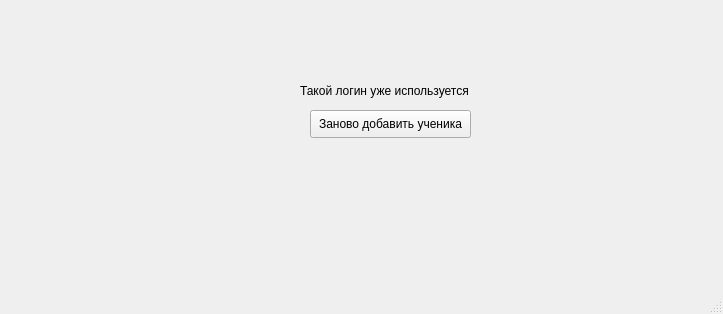
<?xml version="1.0" encoding="UTF-8"?>
<ui version="4.0">
 <class>MainWindow</class>
 <widget class="QMainWindow" name="MainWindow">
  <property name="geometry">
   <rect>
    <x>0</x>
    <y>0</y>
    <width>723</width>
    <height>314</height>
   </rect>
  </property>
  <property name="windowTitle">
   <string>MainWindow</string>
  </property>
  <widget class="QWidget" name="centralwidget">
   <widget class="QLabel" name="label">
    <property name="geometry">
     <rect>
      <x>300</x>
      <y>80</y>
      <width>191</width>
      <height>21</height>
     </rect>
    </property>
    <property name="text">
     <string>Такой логин уже используется</string>
    </property>
   </widget>
   <widget class="QPushButton" name="pushButton">
    <property name="geometry">
     <rect>
      <x>310</x>
      <y>110</y>
      <width>161</width>
      <height>28</height>
     </rect>
    </property>
    <property name="text">
     <string>Заново добавить ученика</string>
    </property>
   </widget>
  </widget>
  <widget class="QMenuBar" name="menubar">
   <property name="geometry">
    <rect>
     <x>0</x>
     <y>0</y>
     <width>723</width>
     <height>26</height>
    </rect>
   </property>
  </widget>
  <widget class="QStatusBar" name="statusbar"/>
 </widget>
 <resources/>
 <connections/>
</ui>
